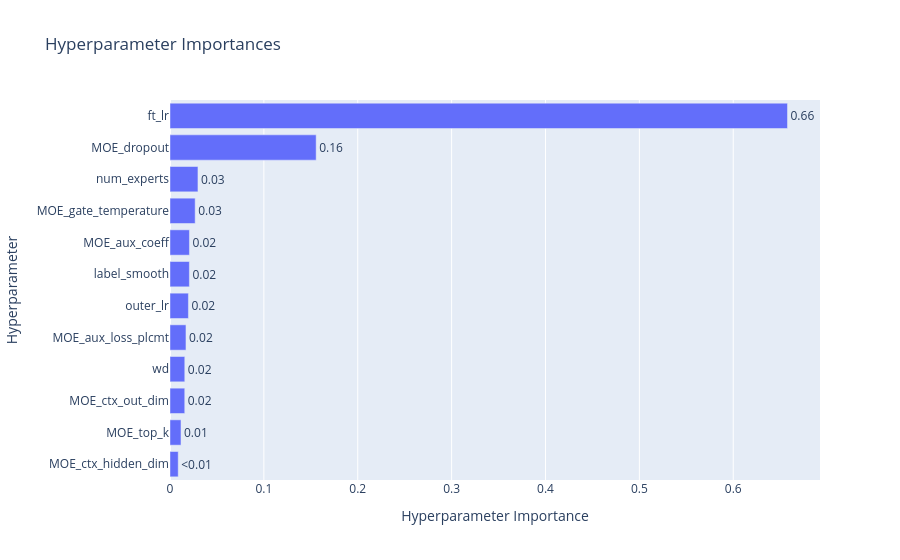

Notebook code cell kept with this figure:
### Code cell
# 2. Plot Hyperparameter Importance
try:
    fig_imp = plot_param_importances(study)
    fig_imp.show()
except Exception as e:
    print(f"Could not plot importance (might need more trials): {e}")

### Figure 1 — Plotly figure (JSON) as saved in the notebook; plotly's stock layout.template omitted (floating-point values rounded to 4 significant figures)
{"data": [{"cliponaxis": false, "hovertemplate": ["MOE_ctx_hidden_dim (CategoricalDistribution): 0.008754770454583768<extra></extra>", "MOE_top_k (CategoricalDistribution): 0.011694241904725155<extra></extra>", "MOE_ctx_out_dim (CategoricalDistribution): 0.015711726500022543<extra></extra>", "wd (FloatDistribution): 0.01574583191136835<extra></extra>", "MOE_aux_loss_plcmt (CategoricalDistribution): 0.017014242353683942<extra></extra>", "outer_lr (FloatDistribution): 0.019616798093213626<extra></extra>", "label_smooth (FloatDistribution): 0.020643561037932898<extra></extra>", "MOE_aux_coeff (FloatDistribution): 0.02070885606050959<extra></extra>", "MOE_gate_temperature (FloatDistribution): 0.02681606766651029<extra></extra>", "num_experts (CategoricalDistribution): 0.029773329713175874<extra></extra>", "MOE_dropout (FloatDistribution): 0.15570414386344353<extra></extra>", "ft_lr (FloatDistribution): 0.6578164304408306<extra></extra>"], "name": "Objective Value", "orientation": "h", "text": ["<0.01", "0.01", "0.02", "0.02", "0.02", "0.02", "0.02", "0.02", "0.03", "0.03", "0.16", "0.66"], "textposition": "outside", "type": "bar", "x": [0.008755, 0.01169, 0.01571, 0.01575, 0.01701, 0.01962, 0.02064, 0.02071, 0.02682, 0.02977, 0.1557, 0.6578], "y": ["MOE_ctx_hidden_dim", "MOE_top_k", "MOE_ctx_out_dim", "wd", "MOE_aux_loss_plcmt", "outer_lr", "label_smooth", "MOE_aux_coeff", "MOE_gate_temperature", "num_experts", "MOE_dropout", "ft_lr"]}], "layout": {"title": {"text": "Hyperparameter Importances"}, "xaxis": {"title": {"text": "Hyperparameter Importance"}}, "yaxis": {"title": {"text": "Hyperparameter"}}}}
